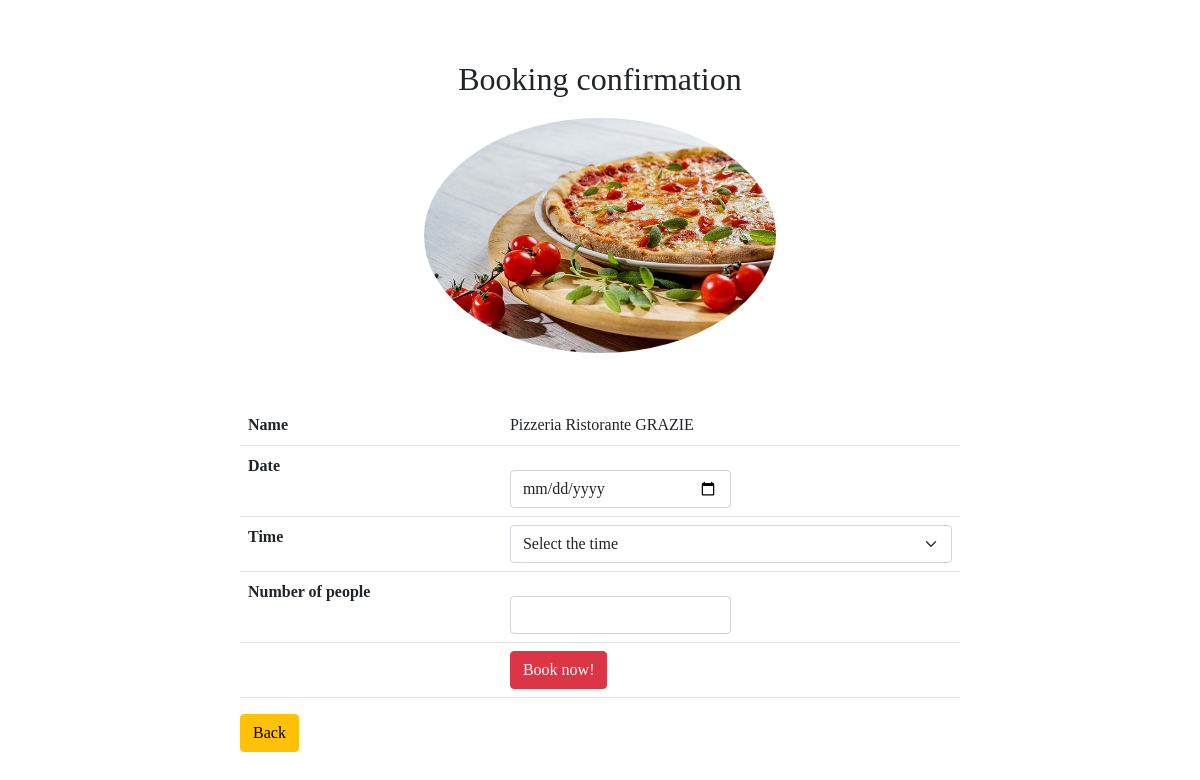
Screenshot of /booking/booking.php?id=1 (signed in) with the database file from the repository.
### tables this page shows
CREATE TABLE `products` (
  `id` int(11) NOT NULL,
  `name` varchar(255) NOT NULL,
  `price` decimal(13,2) NOT NULL,
  `picture` varchar(255) DEFAULT NULL,
  `fk_supplierId` int(11) DEFAULT NULL,
  `description` varchar(300) NOT NULL
);

### booking/booking.php (the view, shortened to what this page needs)
<?php
require_once '../components/db_connect.php';
if ($_GET['id']) {
    $id = $_GET['id'];
    $sql = "SELECT * FROM products WHERE id = {$id}";
    $result = mysqli_query($connect, $sql);
    if (mysqli_num_rows($result) == 1) {
        $data = mysqli_fetch_assoc($result);
        $name = $data['name'];
        $picture = $data['picture'];
    } else {
        header("location: error.php");
    }
} else {
    header("location: error.php");
}
?>
<!DOCTYPE html>
<html>
<head>
    <?php require_once '../components/boot.php' ?>
</head>
<body>
    <fieldset>
        <center><legend class='h2 mb-3'> Booking confirmation</legend>
        <img class='img-thumbnail rounded-circle border-0' src='../products/pictures/<?php echo $picture ?>' alt="<?php echo $name ?>"></center>
        <form action="a_book.php" method="post" enctype="multipart/form-data">
            <table class="table mt-5">
                <tr>
                    <th>Name</th>
                    <td><?php echo $name ?></td>
    </tr>
                <tr>
                    <th>Date</th>
                    <td><input class='form-control mt-3 w-50' type="date" name="date"></td>
                </tr>
                <tr>
                    <th>Time</th>
                    <td><select class="form-select" aria-label="Default select example" name="time">
                            <option selected>Select the time</option>
                        </select></td>
                </tr>
                <tr>
                    <th>Number of people</th>
                    <td><input class='form-control mt-3 w-50' type="number" name="number"></td>
                </tr>
                <tr>
                    <td> </td>
                    <td><a href="home.php"></a><button class="btn btn-danger" name="book" type="submit">Book now!</button>
                    </td>
                </tr>
            </table>
            <a href="../products/index.php"><button class="btn btn-warning" type="button">Back</button></a>
        </form>
    </fieldset>
</body>
</html>

### components/boot.php (style rules this page uses)
* { font-family: Georgia, serif; }
a { text-decoration: none; }

### booking/booking.php (style rules this page uses)
fieldset { margin: auto; margin-top: 5vw; width: 60%; margin-bottom: 100px; }
.img-thumbnail { width: 30vw; min-width: 300px; margin: auto; }

### rows the page displays
products: picture (picture), name "Pizzeria Ristorante GRAZIE"
